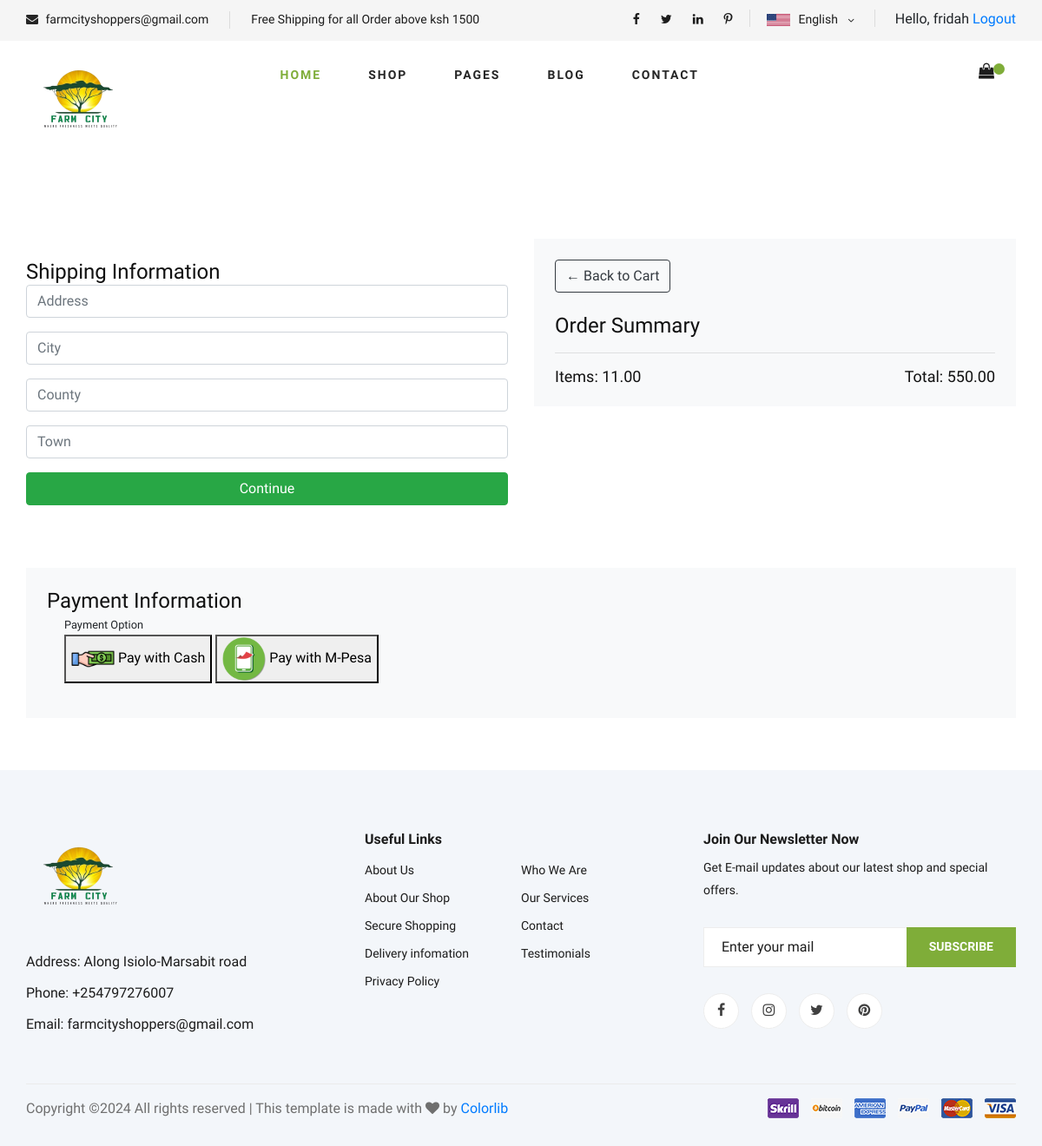
Page /checkout/ (signed in) on the earlier database version.
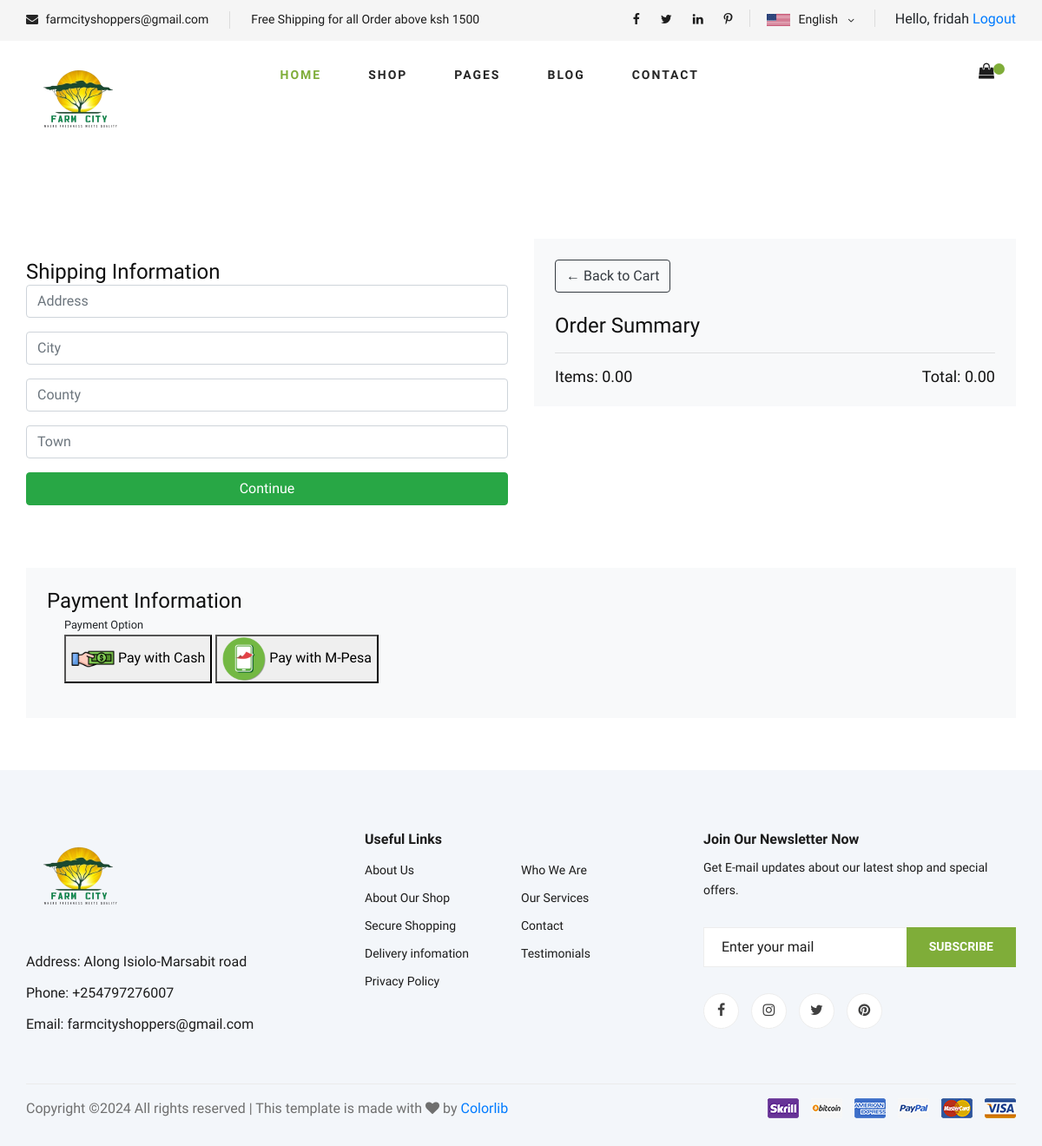
Same page on the later database version.
### farmcityecommerce/models.py (models this page shows, shortened)
class Order(models.Model):
    customer = models.ForeignKey(Customer, on_delete=models.SET_NULL, blank=True, null=True)
    date_ordered= models.DateTimeField(auto_now_add=True)
    complete = models.BooleanField(default=False, null=True, blank=False)
    transction_id = models.CharField(max_length=200, null=True)
    @property
    def get_cart_total(self):
        orderitems = self.orderitem_set.all()
        total = sum([item.get_total for item in orderitems])
        return total
    @property
    def get_cart_items(self):
        orderitems = self.orderitem_set.all()
        total = sum([item.quantity for item in orderitems])
        return total

class OrderItem(models.Model):
     product = models.ForeignKey(Product, on_delete=models.SET_NULL, blank=True, null=True)
     order = models.ForeignKey(Order, on_delete=models.SET_NULL, blank=True, null=True)
     quantity = models.IntegerField(default=0, null=True, blank=True)
     date_added = models.DateTimeField(auto_now_add=True)
     @property
     def get_total(self):
         total = self.product.price * self.quantity
         return total

class Product(models.Model):
    name = models.CharField(max_length=300,null=True)
    description= models.TextField()
    price= models.FloatField()
    Availability = models.BooleanField(default=False,null=True,blank=False)
    image = models.ImageField(upload_to='product/' ,null=True, blank=True)

### farmcityecommerce/views.py (the view)
# urls.py: path("checkout/", views.checkout, name="checkout"),
@login_required(login_url='farmcityecommerce:login')
def checkout(request):
    if request.user.is_authenticated:
        customer = request.user.customer
        order, created = Order.objects.get_or_create(customer=customer, complete= False)
        items= order.orderitem_set.all()
        cartItems = order.get_cart_items
    else:
        items = []
        order = {'get_cart_total':0, 'get_cart_items':0}
    context= {'items': items,'order':order}
    return render(request, 'farmcityecommerce/checkout.html',context)

### farmcityecommerce/templates/farmcityecommerce/checkout.html (shortened to what this page needs)
{% extends 'partials/base.html' %}
{% load static %}
{% block content %}
<section class="checkout spad">
    <div class="container">
        <div class="row">
            <div class="col-lg-6 mb-4">
                <form id="form">
                    <div id="shipping-info">
                        <h4 class="mt-4">Shipping Information</h4>
                        <div class="form-field mb-3">
                            <input required class="form-control" type="text" name="address" placeholder="Address">
                        </div>
                        <div class="form-field mb-3">
                            <input required class="form-control" type="text" name="city" placeholder="City">
                        </div>
                        <div class="form-field mb-3">
                            <input required class="form-control" type="text" name="county" placeholder="County">
                        </div>
                        <div class="form-field mb-3">
                            <input required class="form-control" type="text" name="town" placeholder="Town">
                        </div>
                        <input id="form-button" class="btn btn-success btn-block" type="submit" value="Continue">
                    </div>
                </form>
            </div>
            <div class="col-lg-6">
                <div class="container bg-light p-4">
                    <a class="btn btn-outline-dark mb-4" href="{% url 'farmcityecommerce:cart' %}">&#x2190; Back to Cart</a>
                    <h4>Order Summary</h4>
                    <hr>
                    <div class="d-flex justify-content-between">
                        <h5>Items: {{ order.get_cart_items|floatformat:2 }}</h5>
                        <h5>Total: {{ order.get_cart_total|floatformat:2 }}</h5>
                    </div>
                </div>
            </div>
        </div>
        <div class="row mt-5">
            <div class="col-lg-12">
                <div class="container bg-light p-4">
                    <h4>Payment Information</h4>
                    <div class="form-check mb-3" id="paymentOption">
                        <small>Payment Option</small>
                        <button id="mpesa-button">
                            <img src="{% static 'img/cash.png' %}" alt="Cash" style="width: 50px; height: auto;">
                            Pay with Cash
                        </button>
                        <button id="mpesa-button">
                            <img src="{% static 'img/mpesa.png' %}" alt="M-Pesa" style="width: 50px; height: auto;">
                            Pay with M-Pesa
                        </button>
                </div>
            </div>
        </div>
    </div>
</section>
{% endblock content %}

Differences in the rows shown:
no longer on this page (row edited): Order: get_cart_items "11.00", get_cart_total "550.00"
added Order: get_cart_items "0.00", get_cart_total "0.00"
